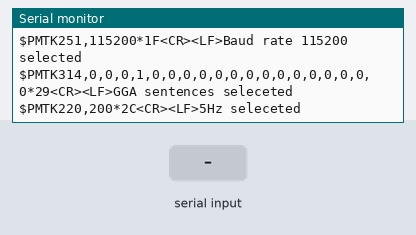
A sketch run on a simulated Arduino Uno, built with avr-gcc and run on an emulated ATmega328P. On the bench: the last lines printed to the serial monitor. The inputs (shaded band) are chosen by the test bench.

Above: at 1.3 s.
1.4 s: "1$" received over Serial
At 1.8 s:
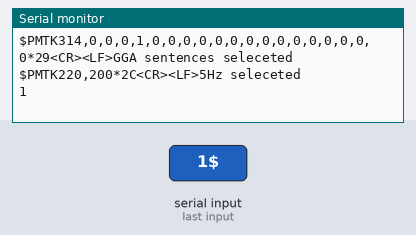
2.9 s: "0$" received over Serial
At 4.1 s:
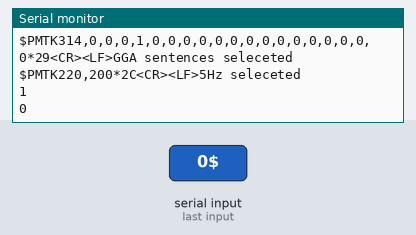
4.4 s: "2$" received over Serial
At 5.3 s:
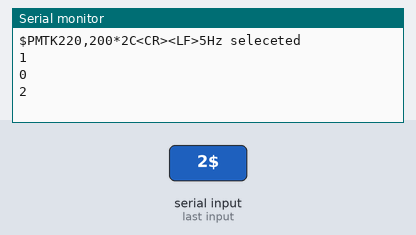

The sketch:

empty.ino
```cpp
String data;

void setup()
{
    Serial.begin(9600);
    Serial.write("$PMTK251,115200*1F<CR><LF>");
    Serial.println("Baud rate 115200 selected");
    Serial.write("$PMTK314,0,0,0,1,0,0,0,0,0,0,0,0,0,0,0,0,0,0,0*29<CR><LF>");
    Serial.println("GGA sentences seleceted");
    Serial.write("$PMTK220,200*2C<CR><LF>");
    Serial.println("5Hz seleceted");
}

void loop()
{
    data = Serial.readStringUntil('$');
    Serial.println(data);
}
```

Measured:
- after the input at 1.4 s, the serial monitor: prints a new line at once (image 1)
- after the input at 2.9 s, the serial monitor: prints a new line at once (image 2)
- after the input at 4.4 s, the serial monitor: prints a new line at once (image 3)
